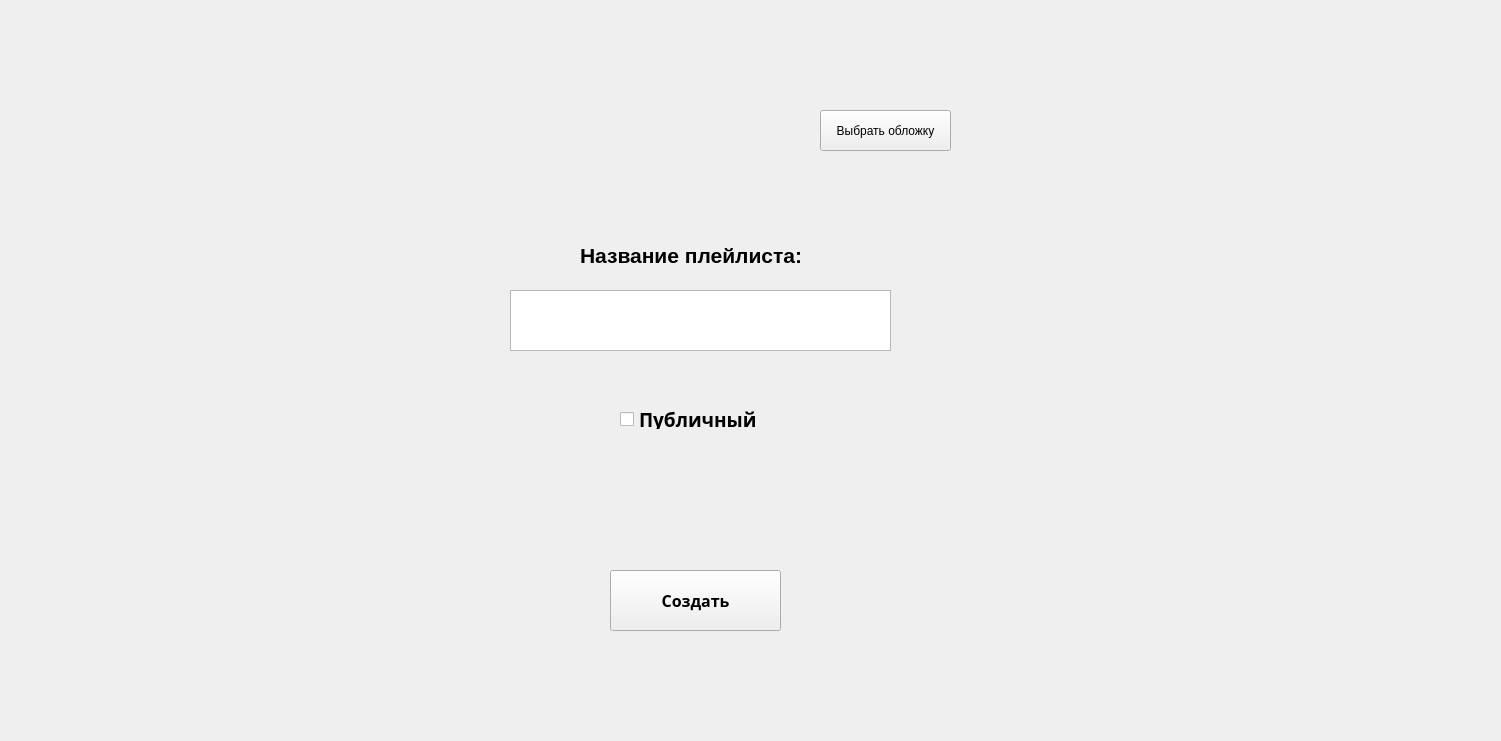
<?xml version="1.0" encoding="UTF-8"?>
<ui version="4.0">
 <class>CreatePlaylistFragment</class>
 <widget class="QFrame" name="CreatePlaylistFragment">
  <property name="geometry">
   <rect>
    <x>0</x>
    <y>0</y>
    <width>1501</width>
    <height>741</height>
   </rect>
  </property>
  <property name="windowTitle">
   <string>Frame</string>
  </property>
  <widget class="QTextEdit" name="TE_Name">
   <property name="geometry">
    <rect>
     <x>510</x>
     <y>290</y>
     <width>381</width>
     <height>61</height>
    </rect>
   </property>
   <property name="html">
    <string>&lt;!DOCTYPE HTML PUBLIC &quot;-//W3C//DTD HTML 4.0//EN&quot; &quot;http://www.w3.org/TR/REC-html40/strict.dtd&quot;&gt;
&lt;html&gt;&lt;head&gt;&lt;meta name=&quot;qrichtext&quot; content=&quot;1&quot; /&gt;&lt;style type=&quot;text/css&quot;&gt;
p, li { white-space: pre-wrap; }
&lt;/style&gt;&lt;/head&gt;&lt;body style=&quot; font-family:'MS Shell Dlg 2'; font-size:8.25pt; font-weight:400; font-style:normal;&quot;&gt;
&lt;p style=&quot;-qt-paragraph-type:empty; margin-top:0px; margin-bottom:0px; margin-left:0px; margin-right:0px; -qt-block-indent:0; text-indent:0px; font-size:18.25pt;&quot;&gt;&lt;br /&gt;&lt;/p&gt;&lt;/body&gt;&lt;/html&gt;</string>
   </property>
  </widget>
  <widget class="QLabel" name="label">
   <property name="geometry">
    <rect>
     <x>580</x>
     <y>230</y>
     <width>321</width>
     <height>51</height>
    </rect>
   </property>
   <property name="text">
    <string>&lt;html&gt;&lt;head/&gt;&lt;body&gt;&lt;p&gt;&lt;span style=&quot; font-size:16pt; font-weight:600;&quot;&gt;Название плейлиста:&lt;/span&gt;&lt;/p&gt;&lt;/body&gt;&lt;/html&gt;</string>
   </property>
  </widget>
  <widget class="QCheckBox" name="cb_isPublic">
   <property name="geometry">
    <rect>
     <x>620</x>
     <y>410</y>
     <width>161</width>
     <height>19</height>
    </rect>
   </property>
   <property name="font">
    <font>
     <family>MelodBold</family>
     <pointsize>14</pointsize>
     <weight>75</weight>
     <bold>true</bold>
    </font>
   </property>
   <property name="text">
    <string>Публичный</string>
   </property>
  </widget>
  <widget class="QPushButton" name="pb_create">
   <property name="geometry">
    <rect>
     <x>610</x>
     <y>570</y>
     <width>171</width>
     <height>61</height>
    </rect>
   </property>
   <property name="font">
    <font>
     <family>MelodBold</family>
     <pointsize>12</pointsize>
     <weight>75</weight>
     <bold>true</bold>
    </font>
   </property>
   <property name="text">
    <string>Создать</string>
   </property>
  </widget>
  <widget class="QLabel" name="l_error">
   <property name="geometry">
    <rect>
     <x>430</x>
     <y>490</y>
     <width>521</width>
     <height>51</height>
    </rect>
   </property>
   <property name="lineWidth">
    <number>6</number>
   </property>
   <property name="text">
    <string>&lt;html&gt;&lt;head/&gt;&lt;body&gt;&lt;p&gt;&lt;br/&gt;&lt;/p&gt;&lt;/body&gt;&lt;/html&gt;</string>
   </property>
  </widget>
  <widget class="QLabel" name="l_coverArt">
   <property name="geometry">
    <rect>
     <x>590</x>
     <y>40</y>
     <width>200</width>
     <height>200</height>
    </rect>
   </property>
   <property name="text">
    <string/>
   </property>
  </widget>
  <widget class="QPushButton" name="pb_picture">
   <property name="geometry">
    <rect>
     <x>820</x>
     <y>110</y>
     <width>131</width>
     <height>41</height>
    </rect>
   </property>
   <property name="text">
    <string>Выбрать обложку</string>
   </property>
  </widget>
 </widget>
 <resources/>
 <connections/>
</ui>
